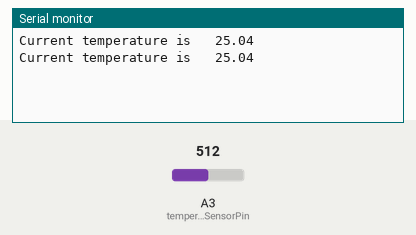
This sketch was run on a simulated Arduino Uno, built with avr-gcc and run on an emulated ATmega328P. Parts: the last lines printed to the serial monitor. The inputs (shaded band) are chosen by the test bench; at power-on: A3 (temperatureSensorPin) = 512.

Above: at 6.8 s.
6.9 s: A3 (temperatureSensorPin) set to 716
At 10.2 s:
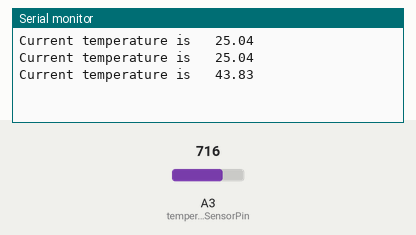
11.4 s: A3 (temperatureSensorPin) set to 900
At 12.5 s:
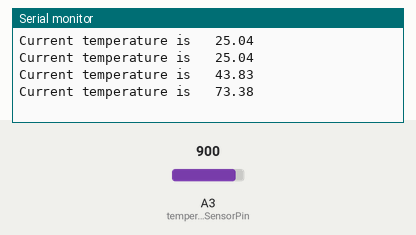
Timing chart, 0 to 14.4 s (numbered marks = the images above; inputs shaded):
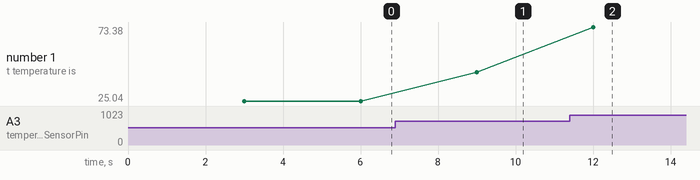

The sketch:

TemperatureSensor.ino
```cpp
#include <math.h>
#define THERMISTOR 4250
#define RESISTOR 100000

int temperatureSensorPin = A3;
void setup() {

Serial.begin(115200);
}

void loop()
{
delay(3000);
Serial.print("Current temperature is \t");
Serial.println(getTemperature());
}

float getTemperature() {
int sensorValue = analogRead(temperatureSensorPin);

float R = 1023.0/sensorValue-1.0;
R = RESISTOR*R;

float temperature = 1.0/(log(R/RESISTOR)/THERMISTOR+1/298.15)-273.15;

return(temperature);
}
```

Measured:
- after the input at 6.9 s, the serial monitor: prints a new line after 2.1 s (image 1)
- after the input at 11.4 s, the serial monitor: prints a new line after 0.60 s (image 2)
- plotted number 1: 25.04 → 43.83 after the input at 6.9 s, 43.83 → 73.38 after the input at 11.4 s
